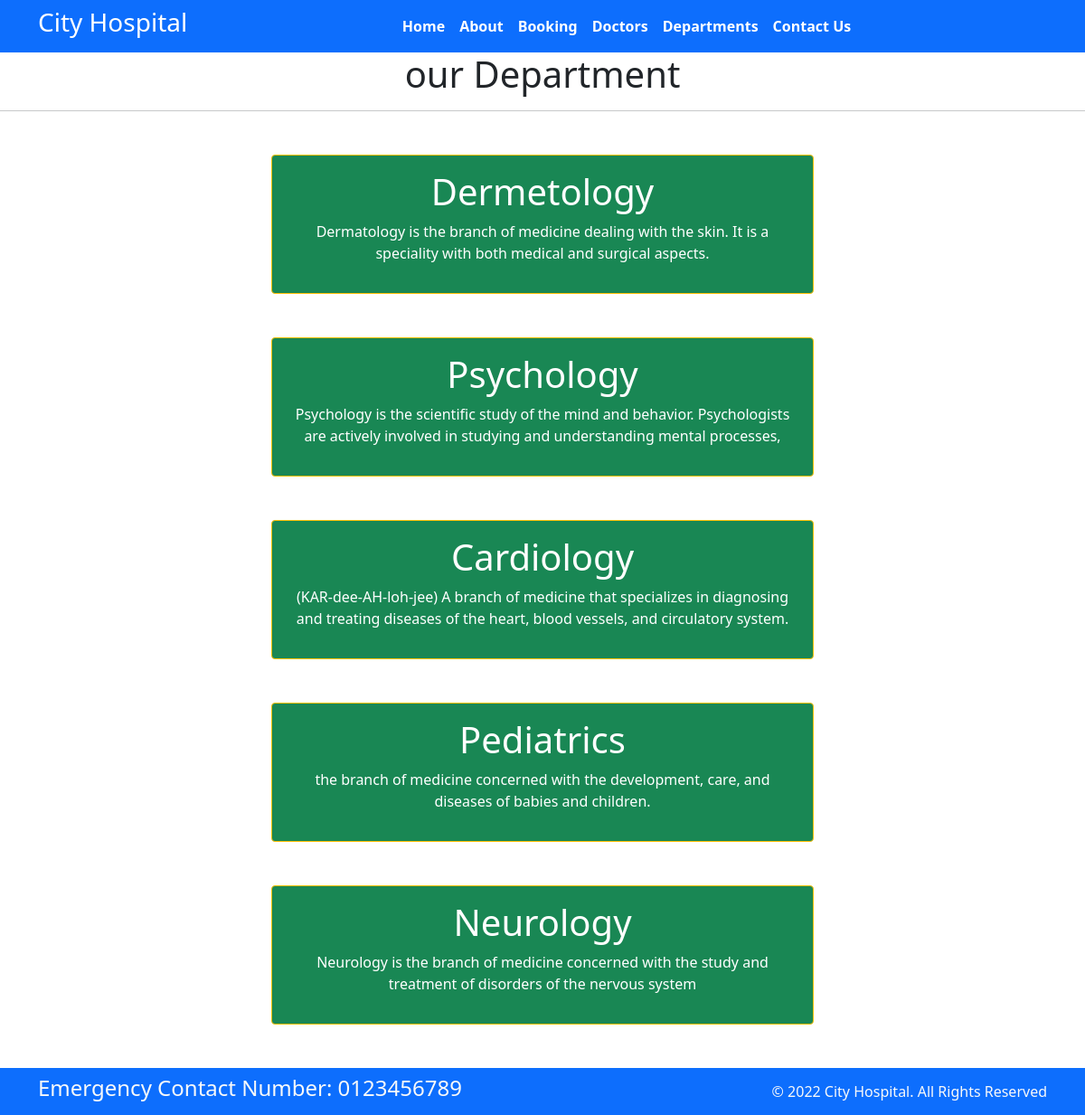
Screenshot of /department with the database file from the repository.
### hospital_app/models.py (models this page shows, shortened)
class Departments(models.Model):
    dep_name = models.CharField(max_length=100)
    dep_description = models.TextField()

### hospital_app/views.py (the view)
# urls.py: path('department',views.department,name='department'),
def department(request):
    dict_dept={
        'dept': Departments.objects.all()
    }
    return render(request,'department.html',dict_dept)

### hospital_app/templates/department.html (shortened to what this page needs)
{% extends 'base.html'%}
{% block content%}
 <h1 class="text-center"> our Department </h1>
 <hr>
 {% for d in dept %}
<div class="mx-auto w-50 bg-success text-center text-white p-3 my-5 border border-warning rounded">
    <h1>{{d.dep_name}}</h1>
    <p>{{d.dep_description}}</p>
</div>
{% endfor%}
 {% endblock %}

### rows the page displays
Departments: dep_name "Dermetology", dep_description "Dermatology is the branch of medicine dealing with the skin. It is a speciality with both medical and surgical aspects."
Departments: dep_name "Psychology", dep_description "Psychology is the scientific study of the mind and behavior. Psychologists are actively involved in studying and understanding mental processes,"
Departments: dep_name "Cardiology", dep_description "(KAR-dee-AH-loh-jee) A branch of medicine that specializes in diagnosing and treating diseases of the heart, blood vessels, and circulatory system."
Departments: dep_name "Pediatrics", dep_description "the branch of medicine concerned with the development, care, and diseases of babies and children."
Departments: dep_name "Neurology", dep_description "Neurology is the branch of medicine concerned with the study and treatment of disorders of the nervous system"
